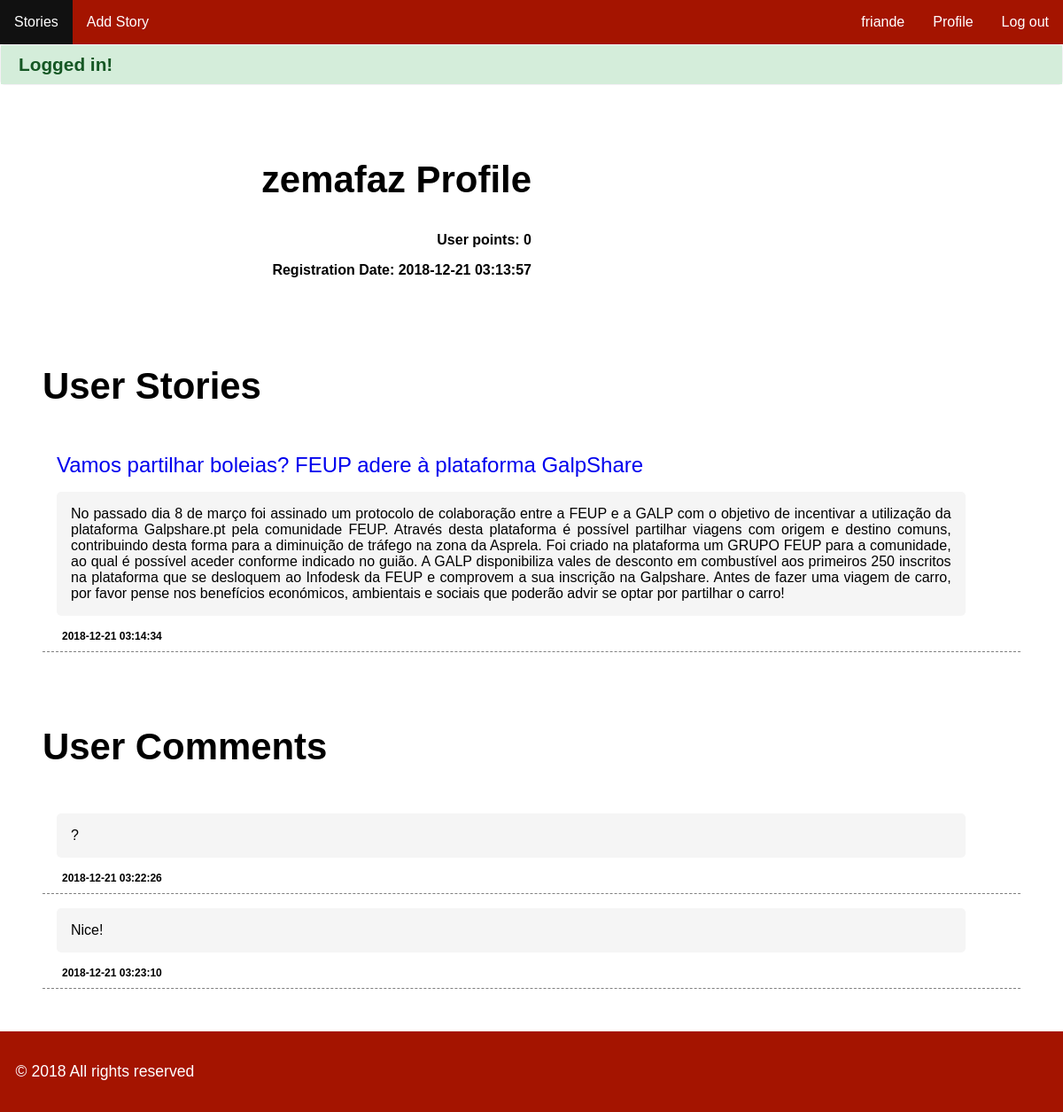
The app's page /pages/profile.php?profile=zemafaz (signed in) with its own data.
### tables this page shows
CREATE TABLE user (
  id INTEGER PRIMARY KEY AUTOINCREMENT NOT NULL,
  username VARCHAR UNIQUE NOT NULL,
  register_date DATETIME NOT NULL,  
  password VARCHAR NOT NULL
);

CREATE TABLE story (    
    id INTEGER PRIMARY KEY AUTOINCREMENT NOT NULL,
    channel_id INTEGER,
    user_id INTEGER,
    title VARCHAR NOT NULL,
    description VARCHAR NOT NULL,
    date DATETIME NOT NULL,
    karma INTEGER,
        FOREIGN KEY (channel_id) REFERENCES channel(id),
        FOREIGN KEY (user_id) REFERENCES user(id)
);

CREATE TABLE comment (    
    id INTEGER PRIMARY KEY AUTOINCREMENT NOT NULL,
    story_id INTEGER,
    user_id INTEGER,
    description VARCHAR NOT NULL,
    date DATETIME NOT NULL,
    karma INTEGER,
    father INTEGER,
        FOREIGN KEY (story_id) REFERENCES story(id),
        FOREIGN KEY (user_id) REFERENCES user(id)
);

### database/profile.php (called while the page is built)
<?php
function getUserInfo($user){
    global $conn;
    $stmt = $conn->prepare('SELECT * FROM user WHERE `username`=?');
    $stmt->execute(array($user));
    return $stmt->fetch();
}
function getUserStories($username){
    global $conn;
    $stmt = $conn->prepare('SELECT * FROM story WHERE `user_id`= (SELECT id FROM user WHERE username=?)');
    $stmt->execute(array($username));
    return $stmt->fetchAll();
}
function getUserComments($username)
{
  global $conn;
  $stmt = $conn->prepare('SELECT * FROM comment WHERE `user_id` = (SELECT id from user where username=?)');
  $stmt->execute(array($username));
  return $stmt->fetchAll();
}
function getVotesStory($username)
{
  global $conn;
  $stmt = $conn->prepare('SELECT SUM(up_down) AS karma FROM voteStory WHERE `user_id` = (SELECT id from user where username=?)');
  $stmt->execute(array($username));
  $result = $stmt->fetch();
  return $result['karma'];
}
function getVotesComment($username)
{
  global $conn;
  $stmt = $conn->prepare('SELECT SUM(up_down) AS karma FROM voteComment WHERE `user_id` = (SELECT id from user where username=?)');
  $stmt->execute(array($username));
  $result = $stmt->fetch();
  return $result['karma'];
}
?>

### templates/profile_template.php (the view, shortened to what this page needs)
<section id="core" class="profile-core">
    <section class="profile-info">
            <h2><?php echo $user_info['username']; ?> Profile</h2>
            <div class="register-date">User points:  <?php echo $karma; ?>  </div>
            <div class="register-date"> Registration Date: <?php echo $user_info['register_date']; ?>  </div>
    </section>
</section>
<section id="profile-stories" >
    <h2>User Stories</h2>
        <?php foreach ($stories as $key => $story) { ?>
            <div id = 'listStory' class="story">
				<div class = 'listStory-title'>
					<a href="../pages/story.php?id=<?php echo $story['id']; ?>">
						<?php echo $story['title']; ?>
					</a>
				</div>
				<div class="listStory-description">
					<?php echo $story['description']; ?>
                </div>
                <div class = 'listStory-footer'>
                    <span class="date">
                        <?php echo $story['date']; ?>
                    </span>
				</div>
			</div>
            <?php } ?>
    </section>
 <section id="profile-comments" >
    <h2>User Comments</h2>
    <?php foreach ($comments as $key => $comment) { ?>
        <div id = 'listStory' class="story">
            <div class="listStory-description">
                <?php echo $comment['description']; ?>
            </div>
            <div class = 'listStory-footer'>
                <span class="date">
                    <?php echo $comment['date']; ?>
                </span>
            </div>
        </div>
    <?php } ?>
</section>

### css/allpages.css (style rules this page uses)
h2 { font-size: 2.62em; }
body { max-width: 1220px; min-height: 100vh; margin: 0 auto; font-family: 'Montserrat', sans-serif; -webkit-font-smoothing: antialiased; color: #000000; box-shadow: 0px 30px 40px rgba(0,0,0,.1); }

### css/main.css (style rules this page uses)
#core { display: flex; align-items: center; margin: 3em 3em 3em 0em; }
#listStory { width: 100%; }
.story, #story { display:flex; align-items: center; padding-bottom: 10px; border-bottom: 1px dashed gray; margin-top: 1em; }
.listStory-title { padding: 0em 1em 1em 1em; }
.listStory-title > * { text-decoration: none; font-size: 24px; }
.listStory-description { margin: 0em 1em 1em 1em; border-radius: 5px; background-color: #F5F5F5; text-align: justify; width: 90%; padding: 1rem; }
.listStory-footer { padding: 0rem 1rem 0rem 1rem; font-size: 12px; }
.listStory-footer > * { margin-right: 1em; padding: 0.5em; border-radius: 5px; text-align: center; font-weight: bold; text-decoration-line: none; text-decoration-color: blue; border-radius: 5px; }
#profile-stories { display: flex; flex-direction: column; margin: 3em; }
#core[class=profile-core] { align-items: flex-start; margin: 3em; }
.profile-info { display:block; width: 50%; text-align: right; padding-right: 3em; }
.profile-info > div { padding-bottom: 1em; font-weight: bold; }
#profile-comments { display: flex; flex-direction: column; margin: 3em; }
#profile-stories .story, #profile-comments .story { display: block; }

### records on screen
user: username "zemafaz", register_date "2018-12-21 03:13:57"
story: title "Vamos partilhar boleias? FEUP adere à plataforma GalpShare", description "No passado dia 8 de março foi assinado um protocolo de colaboração entre a FEUP e a GALP com o objetivo de incentivar a utilização da plataforma Galpshare.pt pela comunidade FEUP. Através desta plataforma é possível partilhar viagens com origem e destino comuns, contribuindo desta forma para a diminuição de tráfego na zona da Asprela. Foi criado na plataforma um GRUPO FEUP para a comunidade, ao qual é possível aceder conforme indicado no guião. A GALP disponibiliza vales de desconto em combustível aos primeiros 250 inscritos na plataforma que se desloquem ao Infodesk da FEUP e comprovem a sua inscrição na Galpshare. Antes de fazer uma viagem de carro, por favor pense nos benefícios…", date "2018-12-21 03:14:34"
comment: description "?", date "2018-12-21 03:22:26"
comment: description "Nice!", date "2018-12-21 03:23:10"

### other values on screen
$_SESSION['username'] "friande"
$message['content'] "Logged in!"
$karma "0"
